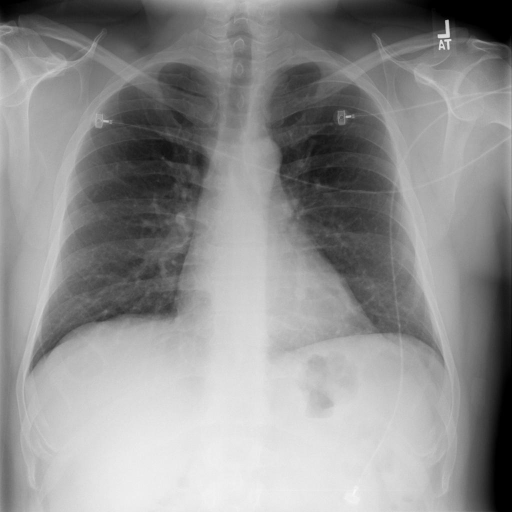
#> input picture img/18_1.png, 512 x 512 px, found by its file name
$ jupyter execute --allow-errors '数据集简单预处理.ipynb'
#> lines starting #> are read from the running program, lines starting #| are printed output that depends on the picture
## 简单预处理

### 畸变矫正，用于向模型输入图片时的矫正，效果如下：

[cell 1]
"""
首先顺时针点击需要矫正部分的左上，右上，右下，左下四个角点来对其进行图像矫正；
然后随机点击键盘任意按键得到矫正后的图像；
最后随机点击键盘任意按键退出。
"""

import numpy as np
import cv2

# [66 lines left out: functions order_points, four_point_transform, on_mouse, not called in this run]

#> (the rest of this cell did not finish here and is left out)

## 直方图匹配

[cell 2]
from skimage.exposure import match_histograms
import cv2
import numpy as np
path1='./18_1.png'  #目标
path2='./17_2.png'  #源
img1=cv2.imread(path1)
#> img1 is the input picture: shape (512, 512, 3); min 0, max 247, mean 143.5
img2=cv2.imread(path2)
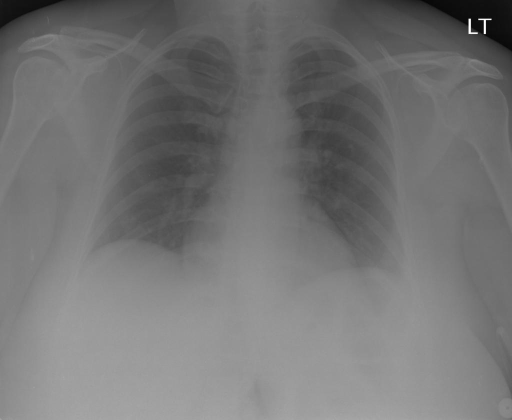
#> input picture img/17_2.png, 512 x 420 px, found by its file name
#> img2 is the input picture: shape (420, 512, 3); min 6, max 255, mean 116.5
print(img2.shape)
#| (420, 512, 3)
matched =match_histograms(img2,img1)
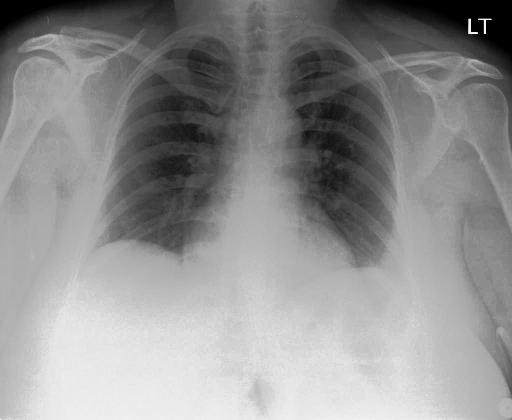
#> matched: shape (420, 512, 3) float64; min 0, max 247, mean 144.2
print(matched.shape)
#| (420, 512, 3)
#cv2.namedWindow('1',cv2.WINDOW_NORMAL)
cv2.imshow('1',img1)
#cv2.namedWindow('2',cv2.WINDOW_NORMAL)
cv2.imshow('2',img2)
#cv2.namedWindow('match_img12',cv2.WINDOW_NORMAL)
cv2.imshow('match_img12',matched.astype(np.uint8))
cv2.imwrite('17_2++.png',matched.astype(np.uint8))
cv2.waitKey(0)
cv2.destroyAllWindows()
